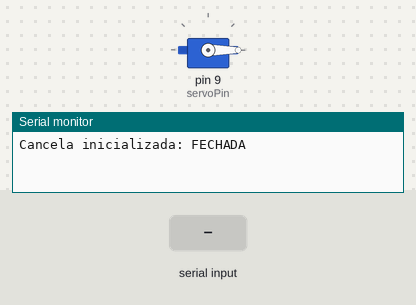
The sketch below on a simulated Arduino Uno, built with avr-gcc and run on an emulated ATmega328P. Shown: servo, the last lines printed to the serial monitor. The inputs (shaded band) are chosen by the test bench.

Above: at 1.2 s.
1.3 s: "ABRIR\n" received over Serial
At 2.3 s:
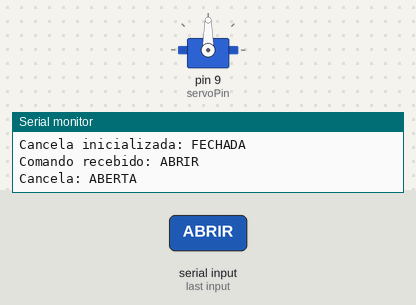
2.8 s: "FECHAR\n" received over Serial
At 3.5 s:
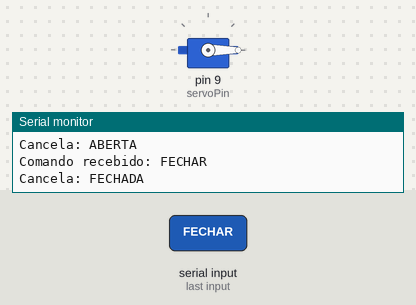
Timing chart, 0 to 5.8 s (numbered marks = the images above; inputs shaded):
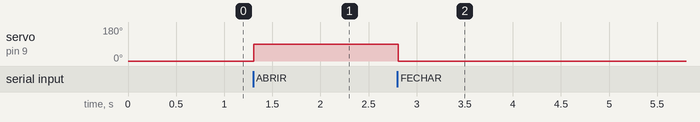

The sketch:

cancela_control.ino
```cpp
// Código Arduino para controlar um servo motor que simula uma cancela.
// Versão com calibração de pulso para movimento preciso de 90 graus.

#include <Servo.h>

// Define o pino onde o servo motor está conectado
const int servoPin = 9;

// Define os ângulos para a cancela aberta e fechada
const int closedAngle = 0;   // Ângulo para cancela fechada (0 graus)
const int openAngle = 90;    // Ângulo para cancela aberta (90 graus)

// --- MUDANÇA PRINCIPAL AQUI ---
// Calibração de pulso para o servo (em microssegundos)
// O padrão é (544, 2400). A maioria dos servos funciona melhor com (500, 2500).
const int minPulse = 500;
const int maxPulse = 2500;

Servo gateServo; // Cria um objeto servo

void setup() {
  // Anexa o servo ao pino e aplica a calibração de pulso
  gateServo.attach(servoPin, minPulse, maxPulse);

  // Inicia a comunicação serial a 9600 bits por segundo
  Serial.begin(9600);

  // Garante que a cancela comece fechada
  gateServo.write(closedAngle);
  Serial.println("Cancela inicializada: FECHADA");
}

void loop() {
  if (Serial.available() > 0) {
    String command = Serial.readStringUntil('\n');
    command.trim();

    Serial.print("Comando recebido: ");
    Serial.println(command);

    if (command == "ABRIR") {
      gateServo.write(openAngle);
      Serial.println("Cancela: ABERTA");
    } else if (command == "FECHAR") {
      gateServo.write(closedAngle);
      Serial.println("Cancela: FECHADA");
    } else {
      Serial.println("Comando inválido.");
    }
  }
}
```

Measured:
- after the input at 1.3 s, servo on pin 9 (servoPin): 0° → 90° at once
- after the input at 2.8 s, servo on pin 9 (servoPin): 90° → 0° at once
